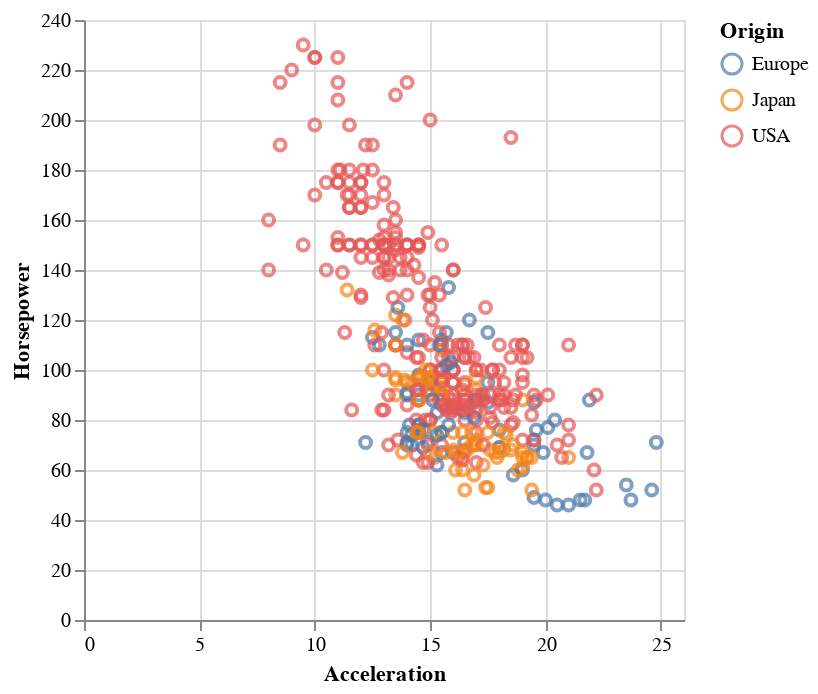

Here is the notebook cell this chart was saved with:
### Markdown cell above
**Q: can you create a 2D scatterplot with `Acceleration` and `Horsepower`? Use `Origin` for the colors.**

### Code cell
# YOUR SOLUTION HERE

### Figure 1 — Vega-Lite specification as saved in the notebook (floating-point values rounded to 4 significant figures; data arrays with more than 128 entries replaced by an {"elided": "..."} marker saying what was removed)
{"config": {"view": {"continuousWidth": 300, "continuousHeight": 300}}, "data": {"name": "data-583e73726c1545c56c203344161a975c"}, "mark": {"type": "point"}, "encoding": {"color": {"field": "Origin", "type": "nominal"}, "x": {"field": "Acceleration", "type": "quantitative"}, "y": {"field": "Horsepower", "type": "quantitative"}}, "$schema": "https://vega.github.io/schema/vega-lite/v5.20.1.json", "datasets": {"data-583e73726c1545c56c203344161a975c": {"elided": "406 records"}}}
